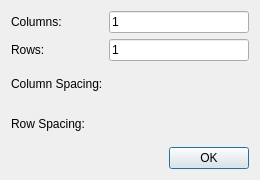
<?xml version="1.0" encoding="UTF-8"?>
<ui version="4.0">
 <class>InsertBlock</class>
 <widget class="QDialog" name="InsertBlock">
  <property name="geometry">
   <rect>
    <x>0</x>
    <y>0</y>
    <width>260</width>
    <height>180</height>
   </rect>
  </property>
  <property name="windowTitle">
   <string>Move / Copy Options</string>
  </property>
  <property name="windowIcon">
   <iconset>
    <normaloff>Translate.svg</normaloff>Translate.svg</iconset>
  </property>
  <layout class="QVBoxLayout" name="verticalLayout">
   <item>
    <layout class="QGridLayout" name="gridLayout">
     <item row="0" column="0">
      <widget class="QLabel" name="label">
       <property name="text">
        <string>Columns:</string>
       </property>
      </widget>
     </item>
     <item row="0" column="1">
      <widget class="QLineEdit" name="ColumnCount">
       <property name="text">
        <string notr="true">1</string>
       </property>
      </widget>
     </item>
     <item row="1" column="0">
      <widget class="QLabel" name="label_2">
       <property name="text">
        <string>Rows:</string>
       </property>
      </widget>
     </item>
     <item row="1" column="1">
      <widget class="QLineEdit" name="RowCount">
       <property name="text">
        <string notr="true">1</string>
       </property>
      </widget>
     </item>
     <item row="2" column="0">
      <widget class="QLabel" name="label_3">
       <property name="text">
        <string>Column Spacing:</string>
       </property>
      </widget>
     </item>
     <item row="2" column="1">
      <widget class="RMathLineEdit" name="ColumnSpacing" native="true">
       <property name="text" stdset="0">
        <string notr="true">1</string>
       </property>
       <property name="angle" stdset="0">
        <bool>false</bool>
       </property>
      </widget>
     </item>
     <item row="3" column="0">
      <widget class="QLabel" name="label_4">
       <property name="text">
        <string>Row Spacing:</string>
       </property>
      </widget>
     </item>
     <item row="3" column="1">
      <widget class="RMathLineEdit" name="RowSpacing" native="true">
       <property name="text" stdset="0">
        <string notr="true">1</string>
       </property>
       <property name="angle" stdset="0">
        <bool>false</bool>
       </property>
      </widget>
     </item>
    </layout>
   </item>
   <item>
    <widget class="QDialogButtonBox" name="ButtonBox">
     <property name="orientation">
      <enum>Qt::Horizontal</enum>
     </property>
     <property name="standardButtons">
      <set>QDialogButtonBox::Ok</set>
     </property>
    </widget>
   </item>
  </layout>
 </widget>
 <customwidgets>
  <customwidget>
   <class>RMathLineEdit</class>
   <extends>QWidget</extends>
   <header>rmathlineedit.h</header>
  </customwidget>
 </customwidgets>
 <tabstops>
  <tabstop>ButtonBox</tabstop>
 </tabstops>
 <resources/>
 <connections>
  <connection>
   <sender>ButtonBox</sender>
   <signal>accepted()</signal>
   <receiver>InsertBlock</receiver>
   <slot>accept()</slot>
   <hints>
    <hint type="sourcelabel">
     <x>248</x>
     <y>254</y>
    </hint>
    <hint type="destinationlabel">
     <x>157</x>
     <y>274</y>
    </hint>
   </hints>
  </connection>
  <connection>
   <sender>ButtonBox</sender>
   <signal>rejected()</signal>
   <receiver>InsertBlock</receiver>
   <slot>reject()</slot>
   <hints>
    <hint type="sourcelabel">
     <x>316</x>
     <y>260</y>
    </hint>
    <hint type="destinationlabel">
     <x>286</x>
     <y>274</y>
    </hint>
   </hints>
  </connection>
 </connections>
</ui>
